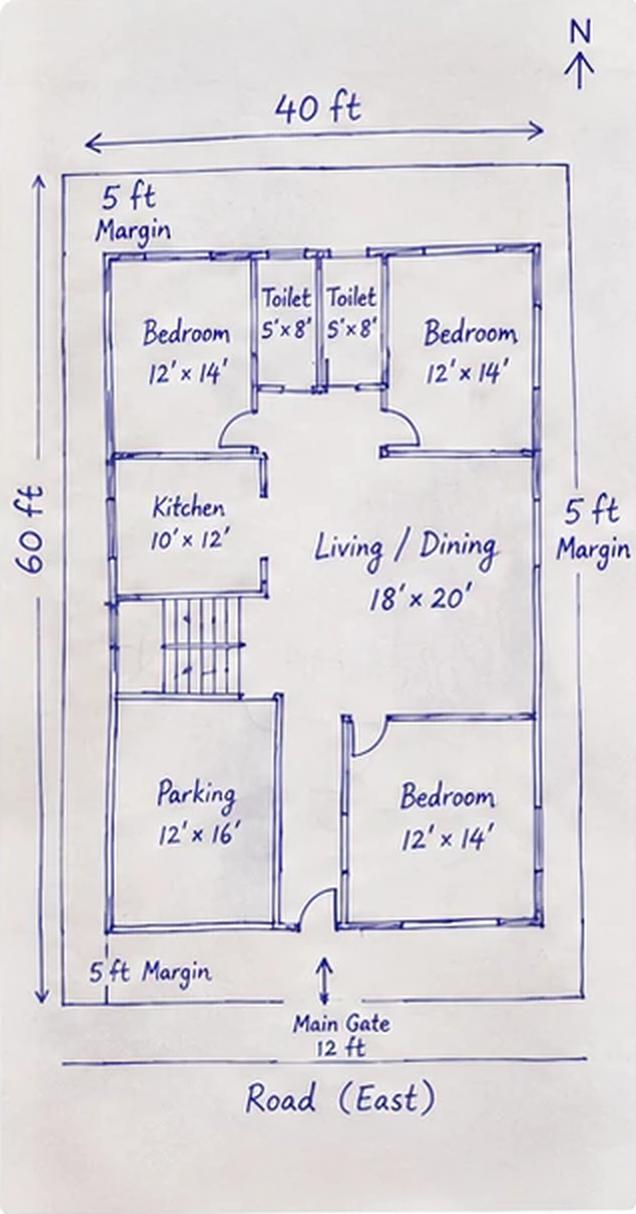
#> input picture api/tests/fixtures/mockup_sketch.png, 636 x 1214 px
$ python -i image.py   (imports and definitions only)
#> lines starting #> are read from the running program, lines starting #| are printed output that depends on the picture; after the words box and inside, x2 and y2 are one past the last pixel; in counts of white or black regions, pixels touching at a corner belong together
#> further down, picture is the input picture: shape (1214, 636, 3); mean B, G, R 219, 215.1, 219.1
"""Photo → clean, upright, binarised ink mask."""

import cv2
import numpy as np

MAX_SIDE = 1600


def load(data: bytes) -> np.ndarray:
    img = cv2.imdecode(np.frombuffer(data, np.uint8), cv2.IMREAD_COLOR)
    if img is None:
        raise ValueError("not an image (use JPG or PNG)")
    h, w = img.shape[:2]
    k = MAX_SIDE / max(h, w)
    return cv2.resize(img, (round(w * k), round(h * k)), interpolation=cv2.INTER_AREA if k < 1 else cv2.INTER_CUBIC)


def _order(quad: np.ndarray) -> np.ndarray:
    s, d = quad.sum(1), np.diff(quad, axis=1).ravel()
    return np.array([quad[np.argmin(s)], quad[np.argmin(d)], quad[np.argmax(s)], quad[np.argmax(d)]], np.float32)


def flatten_page(img: np.ndarray) -> tuple[np.ndarray, bool]:
    """Find the sheet of paper in a phone photo and warp it flat. Returns (image, warped?)."""
    gray = cv2.cvtColor(img, cv2.COLOR_BGR2GRAY)
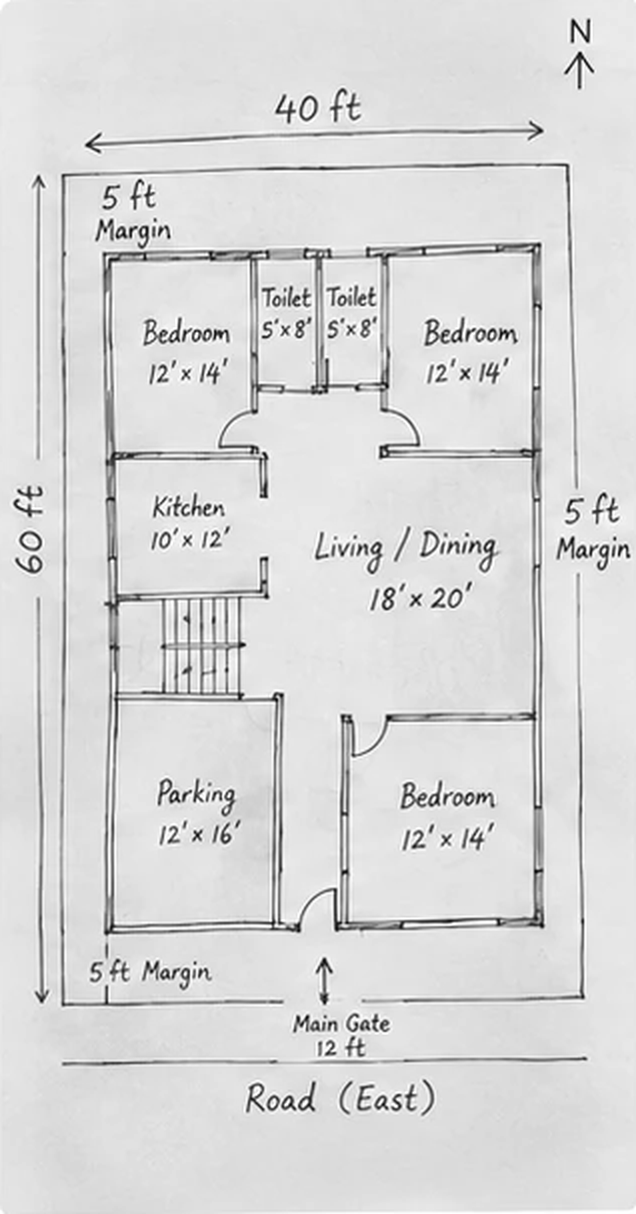
#> gray: shape (1214, 636); min 4, max 255, mean 216.7
    edges = cv2.Canny(cv2.GaussianBlur(gray, (5, 5), 0), 40, 120)
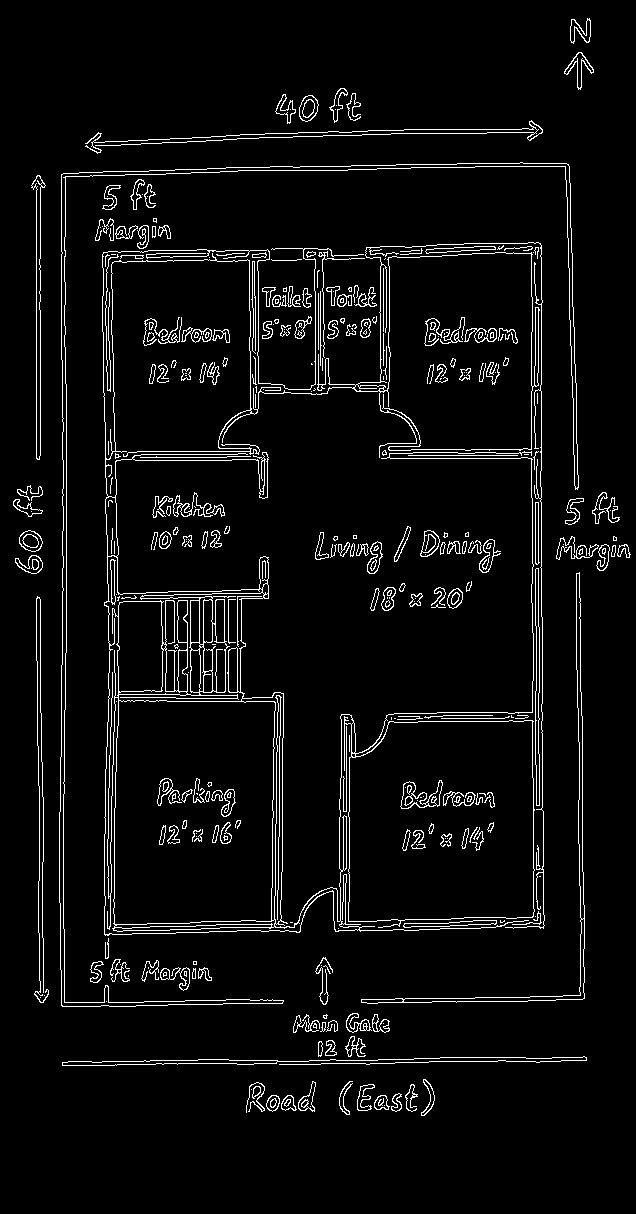
#> edges: shape (1214, 636); 4.9% white in thin lines or dots, all inside (x1, y1, x2, y2) = (13, 18, 631, 1116)
    edges = cv2.dilate(edges, np.ones((5, 5), np.uint8))
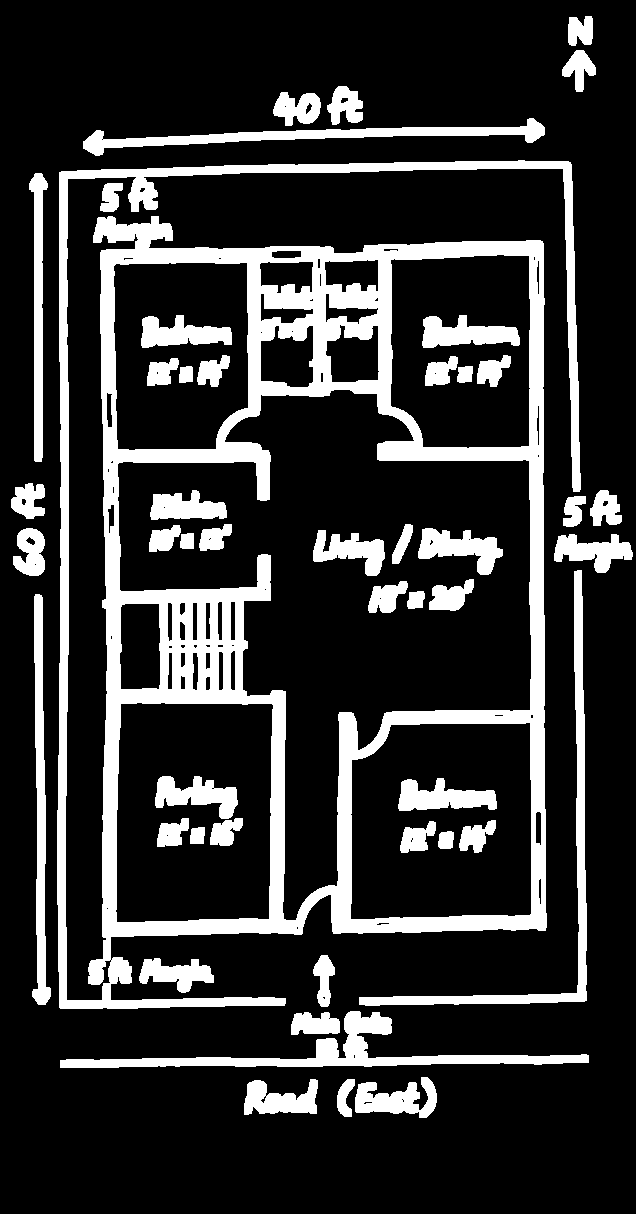
#> edges: shape (1214, 636); 19.5% white; 48 white regions
    contours, _ = cv2.findContours(edges, cv2.RETR_EXTERNAL, cv2.CHAIN_APPROX_SIMPLE)
#> contours = 22 contours; largest, box (x1, y1, x2, y2) and area: (57, 160, 581, 1009) 319260, (60, 1011, 589, 1068) 5740, (359, 570, 587, 1006) 4983, (83, 118, 545, 156) 4013, (32, 594, 51, 1005) 3296
    h, w = gray.shape
#> h = 1214; w = 636
    for c in sorted(contours, key=cv2.contourArea, reverse=True)[:5]:
        quad = cv2.approxPolyDP(c, 0.02 * cv2.arcLength(c, True), True)
        area = cv2.contourArea(quad)
        # the page must fill most of the photo but not be the photo border itself
        if len(quad) == 4 and 0.35 * w * h < area < 0.97 * w * h:
            # a sheet of paper is brighter than the table around it; a big drawn rectangle is not
            inside = np.zeros_like(gray)
            cv2.fillPoly(inside, [quad.reshape(4, 2)], 255)
            if gray[inside > 0].mean() - gray[inside == 0].mean() < 30:
                continue
            src = _order(quad.reshape(4, 2).astype(np.float32))
            tw = int(max(np.linalg.norm(src[1] - src[0]), np.linalg.norm(src[2] - src[3])))
            th = int(max(np.linalg.norm(src[3] - src[0]), np.linalg.norm(src[2] - src[1])))
            dst = np.array([[0, 0], [tw, 0], [tw, th], [0, th]], np.float32)
            warped = cv2.warpPerspective(img, cv2.getPerspectiveTransform(src, dst), (tw, th))
            k = MAX_SIDE / max(tw, th)
            return cv2.resize(warped, (round(tw * k), round(th * k))), True
#> this loop made 5 passes
#> area on passes 1 to 2: 351124.5, 2063.5
#> (quad, area) on pass 3: ([[581, 570], [577, 992], [359, 1004], [586, 1000]], 2841)
    return img, False


def ink_mask(img: np.ndarray) -> np.ndarray:
    """Binary mask (255 = pen) robust to shadows, uneven lighting, and grid or ruled paper."""
    gray = cv2.cvtColor(img, cv2.COLOR_BGR2GRAY)
    background = cv2.medianBlur(cv2.dilate(gray, np.ones((9, 9), np.uint8)), 31)
    flat = cv2.divide(gray, background, scale=255)  # paper → ~255, ink stays dark
    dark = remove_printed_lines(255 - flat.astype(np.int16))
    dark = np.clip(dark, 0, 255).astype(np.uint8)
    _, mask = cv2.threshold(dark, 0, 255, cv2.THRESH_BINARY + cv2.THRESH_OTSU)
    # Otsu can pick up paper texture on very clean scans; require real contrast too
    mask[dark < 30] = 0
    return cv2.morphologyEx(mask, cv2.MORPH_OPEN, np.ones((2, 2), np.uint8))


def remove_printed_lines(dark: np.ndarray) -> np.ndarray:
    """Graph and ruled paper lines run across (nearly) the whole page, so they darken every pixel of
    their row or column; pen strokes don't. Subtract each row's and column's low-percentile darkness.
    Walls rarely cover 90% of a page's width, so they survive."""
    rows = np.percentile(dark, 10, axis=1).astype(np.int16)
    cols = np.percentile(dark, 10, axis=0).astype(np.int16)
    return dark - rows[:, None] - cols[None, :]

>>> import cv2
>>> picture = cv2.imread('../../tests/fixtures/mockup_sketch.png')
>>> result = flatten_page(picture)
